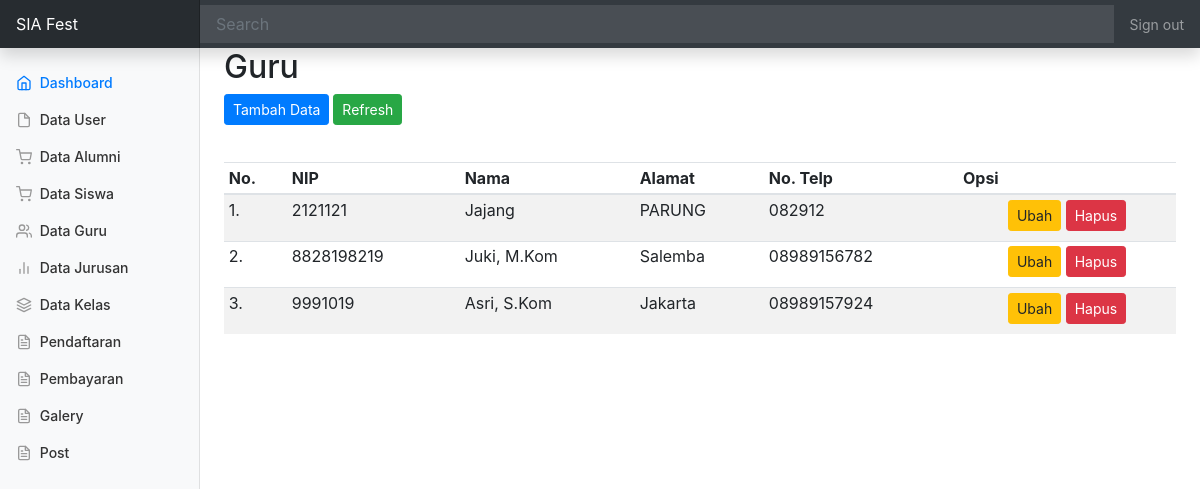
/admin/page/dataguru/data.php (signed in), run on the app's committed database.
### tables this page shows
CREATE TABLE `tb_guru` (
  `nip` varchar(20) NOT NULL,
  `nama_guru` varchar(50) NOT NULL,
  `alamat` varchar(100) NOT NULL,
  `no_telp` varchar(15) NOT NULL
);

### admin/page/dataguru/data.php (the view, shortened to what this page needs)
<?php include_once('../../../_header.php'); ?>
<h2>Guru</h2>
<div class="pull-right">
        <p>
              <a class="btn btn-primary btn-sm" data-toggle="collapse" href="#collapseExample" role="button" aria-expanded="false" aria-controls="collapseExample">
                Tambah Data
              </a>
                <a href="" class="btn btn-success btn-sm"><i class="fa fa-refresh"></i>Refresh</a>
</div>
			<br>
      <div class="table-responsive">
        <table class="table table-striped table-sm">
	        <thead>
				<tr>
					<th>No.</th>
					<th>NIP</th>
                    <th>Nama</th>
                    <th>Alamat</th>
					<th>No. Telp</th>
					<th align="center"><i class="fa fa-cogs"></i> Opsi</th>
				</tr>
			</thead>
			<tbody>
					<?php
					$no = 1;
					$sql_buku = mysqli_query($con, "SELECT * FROM tb_guru") or die (mysqli_error($con));
					while($data = mysqli_fetch_array($sql_buku)) { ?>
						<tr>
							<td><?=$no++?>.</td>
							<td><?=$data['nip']?></td>
                            <td><?=$data['nama_guru']?></td>
                            <td><?=$data['alamat']?></td>
                            <td><?=$data['no_telp']?></td>
                            <td align="center">
                                 <a href="edit.php?id=<?=$data['nip']?>" name="editkat" class="btn btn-warning btn-sm" style = "margin-bottom: 5px;"><i class="fa fa-pencil-square-o"></i> Ubah</a>
                                <a href="del.php?id=<?=$data['nip']?>" onclick="return confirm('Yakin Hapus?')" class="btn btn-danger btn-sm" style = "margin-bottom: 5px;"><i class="fa fa-trash-o"></i> Hapus</a>
                            </td>
						</tr>
					<?php
					}
					?>
				</tbody>
        </table>
        </div>
<?php include_once('../../../_footer.php'); ?>

### data on the page
tb_guru: nip "2121121", nama_guru "Jajang", alamat "PARUNG", no_telp "082912"
tb_guru: nip "8828198219", nama_guru "Juki, M.Kom", alamat "Salemba", no_telp "08989156782"
tb_guru: nip "9991019", nama_guru "Asri, S.Kom", alamat "Jakarta", no_telp "08989157924"
